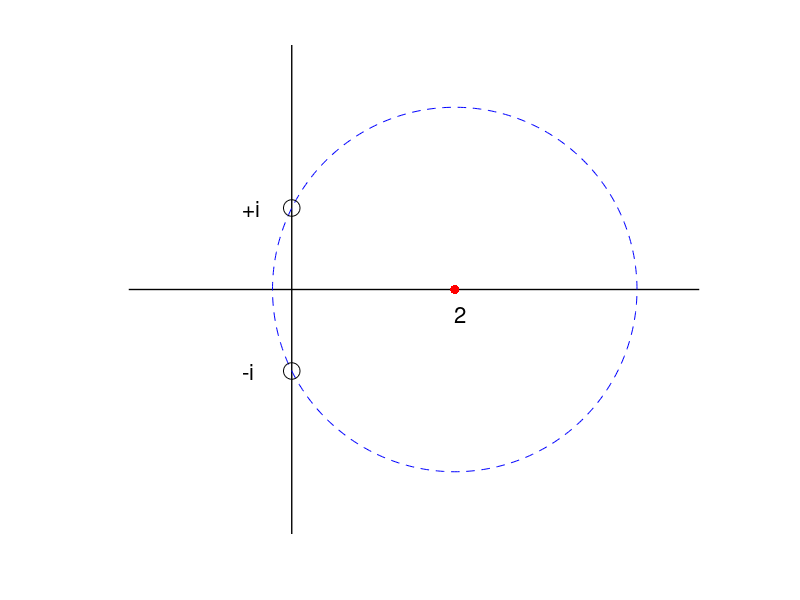

MATLAB code to generate this figure:
% MINRADIUS  Diagram to help explain distance to zero in complex plane
% gives minimum radius of convergence of series solution to
%     (x^2+1) y'' - 6 y = 0
% if we use basepoint  x_0 = 2

plot([-2 5],[0 0],'k','linewidth',1)
hold on
plot([0 0],[-3 3],'k','linewidth',1)

th = 0:pi/200:2*pi;
plot(2+sqrt(5)*cos(th),sqrt(5)*sin(th),'b--')
plot(0,1,'ko','markersize',12)
plot(0,-1,'ko','markersize',12)
plot(2,0,'r.','markersize',20)
text(2,-0.3,'2','color','k','fontsize',16)
text(-0.6,1,'+i','color','k','fontsize',16)
text(-0.6,-1,'-i','color','k','fontsize',16)
axis off,  axis equal,  hold off

